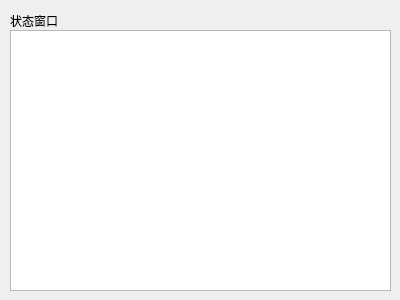
<?xml version="1.0" encoding="UTF-8"?>
<ui version="4.0">
 <class>Dialog</class>
 <widget class="QDialog" name="Dialog">
  <property name="geometry">
   <rect>
    <x>0</x>
    <y>0</y>
    <width>400</width>
    <height>300</height>
   </rect>
  </property>
  <property name="windowTitle">
   <string>Dialog</string>
  </property>
  <widget class="QLabel" name="log">
   <property name="geometry">
    <rect>
     <x>10</x>
     <y>10</y>
     <width>101</width>
     <height>21</height>
    </rect>
   </property>
   <property name="text">
    <string>状态窗口</string>
   </property>
  </widget>
  <widget class="QTextEdit" name="L_Date">
   <property name="geometry">
    <rect>
     <x>10</x>
     <y>30</y>
     <width>381</width>
     <height>261</height>
    </rect>
   </property>
  </widget>
 </widget>
 <resources/>
 <connections/>
</ui>
